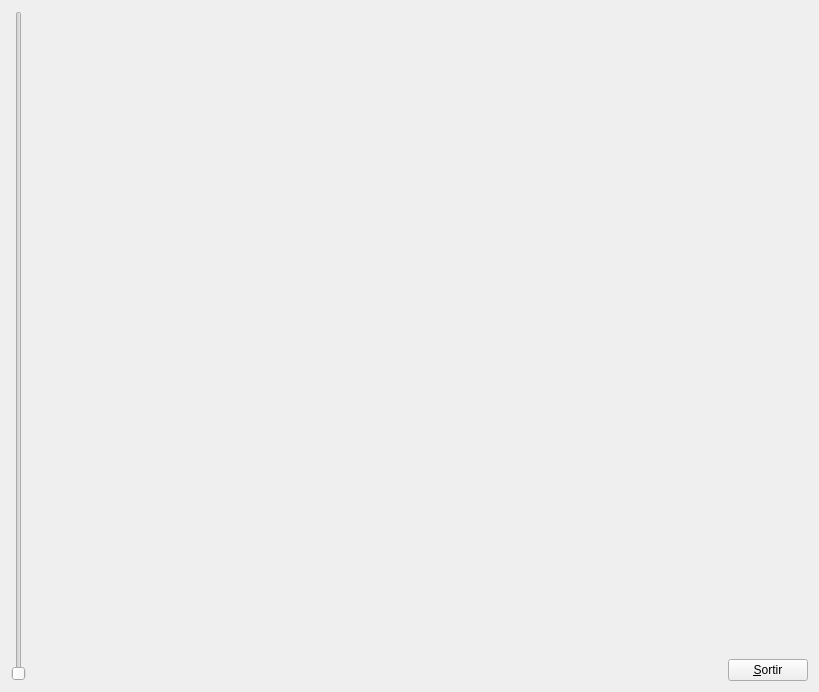
<?xml version="1.0" encoding="UTF-8"?>
<ui version="4.0">
 <class>MyForm</class>
 <widget class="QWidget" name="MyForm">
  <property name="geometry">
   <rect>
    <x>0</x>
    <y>0</y>
    <width>819</width>
    <height>692</height>
   </rect>
  </property>
  <property name="windowTitle">
   <string>Form</string>
  </property>
  <layout class="QHBoxLayout" name="horizontalLayout">
   <item>
    <widget class="QSlider" name="verticalSlider">
     <property name="maximum">
      <number>600</number>
     </property>
     <property name="orientation">
      <enum>Qt::Vertical</enum>
     </property>
    </widget>
   </item>
   <item>
    <widget class="MyGLWidget" name="widget" native="true">
     <property name="sizePolicy">
      <sizepolicy hsizetype="Expanding" vsizetype="Expanding">
       <horstretch>0</horstretch>
       <verstretch>0</verstretch>
      </sizepolicy>
     </property>
    </widget>
   </item>
   <item>
    <layout class="QVBoxLayout" name="verticalLayout">
     <item>
      <spacer name="verticalSpacer">
       <property name="orientation">
        <enum>Qt::Vertical</enum>
       </property>
       <property name="sizeHint" stdset="0">
        <size>
         <width>20</width>
         <height>40</height>
        </size>
       </property>
      </spacer>
     </item>
     <item>
      <widget class="QPushButton" name="pushButton">
       <property name="sizePolicy">
        <sizepolicy hsizetype="Fixed" vsizetype="Fixed">
         <horstretch>0</horstretch>
         <verstretch>0</verstretch>
        </sizepolicy>
       </property>
       <property name="text">
        <string>&amp;Sortir</string>
       </property>
      </widget>
     </item>
    </layout>
   </item>
  </layout>
 </widget>
 <customwidgets>
  <customwidget>
   <class>MyGLWidget</class>
   <extends>QWidget</extends>
   <header>MyGLWidget.h</header>
   <container>1</container>
   <slots>
    <signal>sliderKeySet(int)</signal>
    <slot>sliderZoomSet(int)</slot>
   </slots>
  </customwidget>
 </customwidgets>
 <resources/>
 <connections>
  <connection>
   <sender>pushButton</sender>
   <signal>clicked()</signal>
   <receiver>MyForm</receiver>
   <slot>close()</slot>
   <hints>
    <hint type="sourcelabel">
     <x>808</x>
     <y>681</y>
    </hint>
    <hint type="destinationlabel">
     <x>818</x>
     <y>529</y>
    </hint>
   </hints>
  </connection>
  <connection>
   <sender>verticalSlider</sender>
   <signal>sliderMoved(int)</signal>
   <receiver>widget</receiver>
   <slot>sliderZoomSet(int)</slot>
   <hints>
    <hint type="sourcelabel">
     <x>20</x>
     <y>261</y>
    </hint>
    <hint type="destinationlabel">
     <x>103</x>
     <y>263</y>
    </hint>
   </hints>
  </connection>
  <connection>
   <sender>widget</sender>
   <signal>sliderKeySet(int)</signal>
   <receiver>verticalSlider</receiver>
   <slot>setValue(int)</slot>
   <hints>
    <hint type="sourcelabel">
     <x>114</x>
     <y>372</y>
    </hint>
    <hint type="destinationlabel">
     <x>15</x>
     <y>369</y>
    </hint>
   </hints>
  </connection>
 </connections>
</ui>
